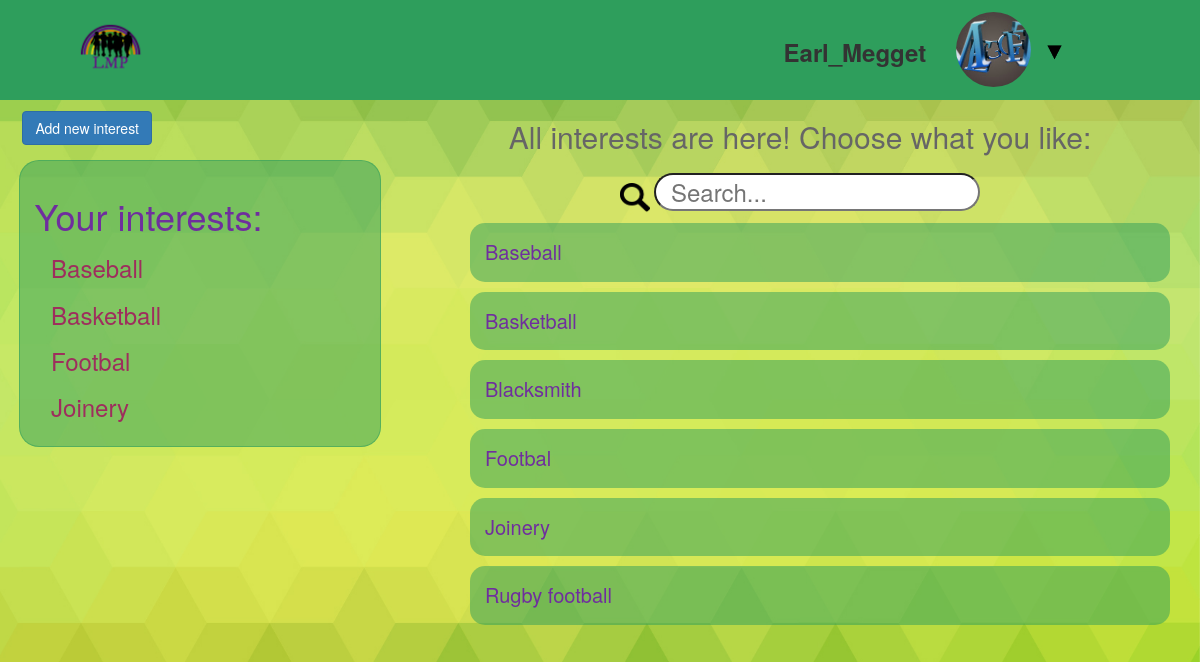
/ (signed in), run on the app's committed database.
### interests/models.py (models this page shows, shortened)
class UserProfile(models.Model):
	user = models.OneToOneField(User)
	fb_account = models.URLField(blank=True)
	avatar = models.ImageField(upload_to='profile_images', blank=True)

class Interest(models.Model):
	name = models.CharField(max_length=100)
	description = models.TextField(blank=True)
	users = models.ManyToManyField(User)
	url = models.CharField(max_length=200)

### default/views.py (the view)
# urls.py: url(r'^$', views.home, name='home'),
@login_required
def home(request):
	interests_list = Interest.objects.order_by('name')
	for interest in interests_list:
		interest.url = interest.name.replace(' ', '_')
	user_interests_list = Interest.objects.filter(users=request.user).order_by('name')
	for interest in user_interests_list:
		interest.url = interest.name.replace(' ', '_')
	context = {
		'interests': interests_list,
		'user_interests': user_interests_list,
	}
	return render(request, 'default/home.html', context)

### default/templates/default/home.html (shortened to what this page needs)
{% extends 'base.html' %}
{% load static %}
{% block content %}
	{% if user.is_authenticated %}
		<div class="container-fluid text-center">
			<div class="row">
				<div id="navbar" class="col-lg-12">
					<div class="col-lg-2">
						<a href="/"><img class="logo" src="{% static 'images/logo.png' %}" alt=""></a>
					</div>
					<div class="col-lg-5">
					</div>
					<div class="col-lg-5">
						<div class="col-lg-6 text-right">
							<div class="username">{{ user.username }}</div>
						</div>
						<div class="col-lg-2">
							{% if user.userprofile.avatar == '' %}
								<img class="avatar" src="{% static 'images/default_avatar.png' %}" alt="">
							{% else %}
								<img class="avatar" src="/media/{{ user.userprofile.avatar }}" alt="">
							{% endif %}
						</div>
						<div class="col-lg-4 text-left dropdown">
 							<img class="dropbtn" src="{% static 'images/triangle.png' %}" alt="">
						</div>
					</div>
				</div>
				<div class="col-lg-4 text-left">
					<a href="/newinterest/" class="btn btn-primary btn-add">Add new interest</a>
					<div class="user-interests">
						<h2>Your interests:</h2>
							{% if user_interests %}
								{% for item in user_interests %}
									<h3><a class="interest-link" href="/interest/{{ item.url }}">{{ item.name }}</a></h3>
								{% endfor %}
							{% endif %}
					</div>
				</div>
				<div class="col-lg-8">
					<h2 class="home-title">All interests are here! Choose what you like:</h2>
 					<div id="search-bar">
						<img src="{% static 'images/search-loop.png' %}" alt="">
						<input type="text" id="search-box" onkeyup="myFunction()" name="serach" placeholder="Search...">
					</div>
					<div class="col-lg-12 text-left">
						{% if interests %}
							<ul id="myUL">
							{% for item in interests %}
								<a href="/interest/{{ item.url }}"><li>{{ item.name }}</li></a>
							{% endfor %}
							</ul>
						{% endif %}
					</div>
				</div>
			</div>
		</div>
	{% endif %}
{% endblock %}

### static/css/global.css (style rules this page uses)
html, body { height: 100%; background: url(/static/images/bg.jpg) no-repeat center center; -webkit-background-size: cover; -moz-background-size: cover; -o-background-size: cover; background-size: cover; }
#navbar { background-color: #2e9e5c; height: 100px; }
.logo { width: 60%; }
.avatar { margin-top: 12px; height: 75px; width: 75px; -webkit-border-radius: 50%; -moz-border-radius: 50%; border-radius: 50%; }
.username { font-size: 24px; font-weight: 600; margin-top: 35px; }
.dropbtn { margin-top: 45px; margin-left: 15px; cursor: pointer; width: 15px; height: 15px; }
.dropdown { position: relative; display: inline-block; }
.user-interests { background: rgba(46, 158, 92, 0.5); border: 1px solid rgba(46, 158, 92, 0.5); border-radius: 20px; margin: 4% auto; padding: 4%; width: 98%; }
.user-interests h2 { color: #6f2e9e; font-size: 36px; }
.interest-link { color: #9e2e5d; text-decoration: none; margin-left: 5%; }
#search-bar { margin-top: 20px; }
#search-bar img { width: 30px; height: 30px; }
#search-bar input { font-size: 24px; padding: 0 15px; -webkit-border-radius: 25px; -moz-border-radius: 25px; border-radius: 25px; }
.home-title { color: #666; }
#myUL { list-style-type: none; }
#myUL a { color: #6f2e9e; font-size: 20px; width: 100%; }
#myUL li { background: rgba(46, 158, 92, 0.5); border-radius: 15px; margin: 10px 0; padding: 15px; }
.btn-add { margin-left: 2%; margin-top: 3%; }

### data on the page
Interest: name "Baseball"
Interest: name "Basketball"
Interest: name "Footbal"
Interest: name "Joinery"
Interest: name "Blacksmith"
Interest: name "Rugby football"

### other printed values
{{ user.username }} "Earl_Megget"
